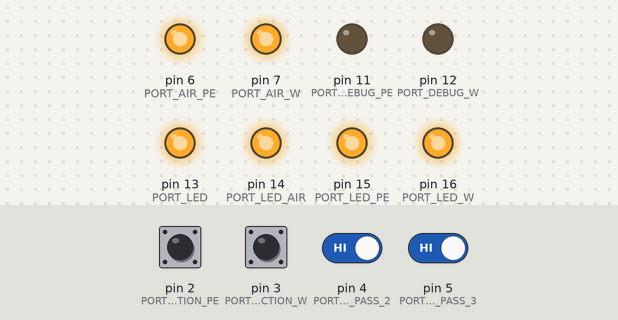
Recording of a sketch running on a simulated Arduino Uno, built with avr-gcc and run on an emulated ATmega328P. Parts: output pins drawn as LEDs (lit = HIGH). Inputs (shaded band) come from the test bench; at power-on: pin 2 (PORT_DETECTION_PE), pin 3 (PORT_DETECTION_W), pin 4 (PORT_SENSOR_PASS_2), pin 5 (PORT_SENSOR_PASS_3) HIGH. What the sketch prints to the serial monitor is not drawn.

Above: at 2.7 s.
2.8 s: pin 2 (PORT_DETECTION_PE) pulled LOW for 0.15 s
At 3.8 s:
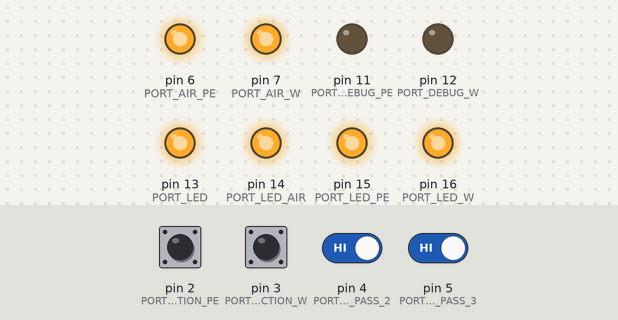
4.4 s: pin 3 (PORT_DETECTION_W) pulled LOW for 0.15 s
At 5.1 s:
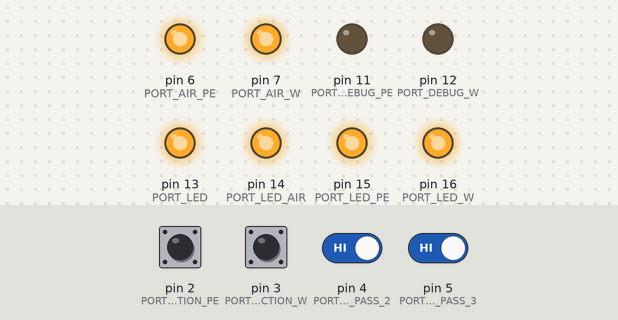
6.0 s: pin 2 (PORT_DETECTION_PE) driven LOW and pin 3 (PORT_DETECTION_W) driven LOW and pin 4 (PORT_SENSOR_PASS_2) driven LOW
At 6.8 s:
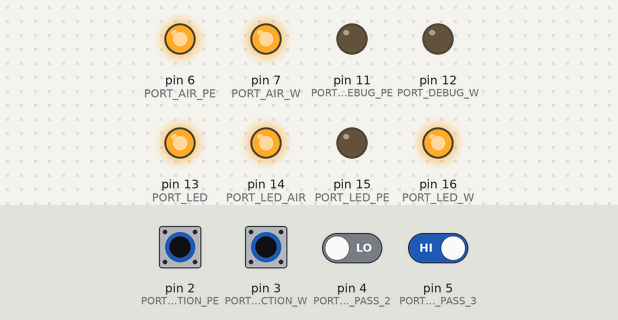
Timing chart, 0 to 9.0 s (numbered marks = the images above; inputs shaded):
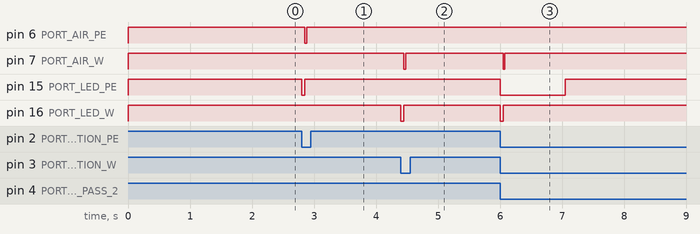

Measured:
- after the input at 2.8 s, pin 6 (PORT_AIR_PE): HIGH → LOW after 0.05 s, → HIGH 0.03 s later; pin 15 (PORT_LED_PE): HIGH → LOW at once, → HIGH 0.05 s later
- after the input at 4.4 s, pin 7 (PORT_AIR_W): HIGH → LOW after 0.05 s, → HIGH 0.03 s later; pin 16 (PORT_LED_W): HIGH → LOW at once, → HIGH 0.05 s later
- after the input at 6.0 s, pin 7 (PORT_AIR_W): HIGH → LOW after 0.05 s, → HIGH 0.03 s later; pin 15 (PORT_LED_PE): HIGH → LOW at once, → HIGH 1.0 s later; pin 16 (PORT_LED_W): HIGH → LOW at once, → HIGH 0.05 s later

The sketch:

CapState.ino
```cpp
/*
 Name:    CAP_Ctrl.ino
 Created: 2020/12/15 15:35:40
 Author:  BPS-Umeda
*/

#include "Def.h"
#include "Init.h"
#include "Timer.h"
#include "Interrupt.h"
#include "SerialCtrl.h"

//*********************************************************************************
//*********************************************************************************
//*********************************************************************************
//*********************************************************************************
//*********************************************************************************
void setup() {
    Serial.begin(115200);
    InitPort();//ポートのイニシャライズ
#ifdef DEBUG_TIME_SEND
    digitalWrite(PORT_LED, LED_ON);
    digitalWrite(PORT_LED_PE, LED_ON);
    digitalWrite(PORT_LED_W, LED_ON);
    digitalWrite(PORT_LED_AIR, LED_ON);
    delay(500);
    digitalWrite(PORT_LED, LED_OFF);
    digitalWrite(PORT_LED_PE, LED_OFF);
    digitalWrite(PORT_LED_W, LED_OFF);
    digitalWrite(PORT_LED_AIR, LED_OFF);
#else //DEBUG_TIME_SEND
    FlashLED(PORT_LED, 3, 50, LED_OFF);
    // FlashLED(PORT_LED_PE, 3, 50, LED_OFF);
    // FlashLED(PORT_LED_W, 3, 50, LED_OFF);
    // FlashLED(PORT_LED_AIR, 3, 50, LED_OFF);

#endif //DEBUG_TIME_SEND

    //割り込み設定
    attachInterrupt(INT_NUM_AREA2, Int_DetIn_PE, FALLING);
    // attachInterrupt(INT_NUM_AREA2, Int_SetPassOnTimePE, FALLING);

    attachInterrupt(INT_NUM_AREA3, Int_DetIn_W, FALLING);
    // attachInterrupt(INT_NUM_AREA3, Int_SetPassOnTimePE, FALLING);

    Serial.println("-----Start-----");

// #ifdef DEBUG_SERIAL_OUT
//     Serial.println("-----PE State 0 Wait detection-----");
//     Serial.println("-----W State 0 Wait detection-----");
// #endif
}

//*********************************************************************************
void loop()
{
    //CtrlSignal(AryInfoPE, FlgPE, AREA_NUM_PE);
    //CtrlSignal(AryInfoW, FlgW, AREA_NUM_W);
    CtrlSignal(AryInfoPE, AryTimeBuf_PE);
    CtrlSignal(AryInfoW, AryTimeBuf_W);
    //Output_Interval_Count();
}
//*********************************************************************************
//*********************************************************************************
//*********************************************************************************
//*********************************************************************************
//*********************************************************************************
//*********************************************************************************
//void CtrlSignal(long *aryInfo, bool& flg, int areaNum)
void CtrlSignal(long *aryInfo, long *aryTimeBuf)
{
    long TimeBuf = 0;

//===========================================================
//===========================================================
    switch(aryInfo[areaState])
    {
        //=======================================================================================
        //0 通常状態
        case enm_Sts0_WaitDetection:
#pragma region 通常状態---------------------------

            break;
#pragma endregion

        //待ち時間　通過より検知が先になった時の対策
        case enm_Sts1_Wait:
            if(CheckElapsedTime(aryTimeBuf[timeWaitStart], TIME_WAIT))
            {
                GetTime(aryTimeBuf[timeWaitPassStart]);
                ChangeState(aryInfo, enm_Sts2_WaitPassOff);
            }
            break;

        //=======================================================================================
        //1 "通過完了割込み待ち"　割込みが来たら "エア命令発信遅延" へ
        //※■※指定時間経っても割込が無い時は通常状態に戻す
        case enm_Sts2_WaitPassOff:
#pragma region 通過完了待ち---------------------------
            if(digitalRead(aryInfo[portNumPass]) == PASS_OFF)
            {
                digitalWrite(aryInfo[portNumLED], LED_OFF);
                digitalWrite(aryInfo[portNumAir], AIR_ON);
                GetTime(aryTimeBuf[timePassEnd]);
                ChangeState(aryInfo, enm_Sts3_AirSignal);
            }
            //一定時間、割込みが無い場合は通常状態へ
            else if(CheckElapsedTime(aryTimeBuf[timeWaitPassStart], TIME_CANCEL) &&
                        aryInfo[areaState] == enm_Sts2_WaitPassOff)
            {
                digitalWrite(aryInfo[portNumLED], LED_OFF);
                ChangeState(aryInfo, enm_Sts0_WaitDetection);
            }
            break;
#pragma endregion


        //=======================================================================================
        //エア命令ON時間
        case enm_Sts3_AirSignal:
#pragma region エア命令信号発信-------------------------------
            // if(CheckCnt(aryInfo[cntBuf], CNT_AIR_SIGNAL) && aryInfo[areaState] == enm_Sts3_AirSignal)
            if(CheckElapsedTime(aryTimeBuf[timePassEnd], TIME_AIR_SIGNAL_ON))
            {
                digitalWrite(aryInfo[portNumAir], AIR_OFF);
                ChangeState(aryInfo, enm_Sts0_WaitDetection);
            }
            break;
#pragma endregion

    }
}


//*********************************************************************************
void ChangeState(long *aryInfo, int stateNum)
{
    aryInfo[areaState] = stateNum;
    //aryInfo[cntBuf] = 0;
}

//*********************************************************************************
bool CheckCnt(long& cnt, long endNum)
{
    if(cnt >= endNum)
        return true;
    else
    {
        cnt++;
        return false;
    }
}

//***************************************************a******************************
void FlashLED(int portNum, int loopNum, int delayTime, bool blEnd)
{
    for (int i = 0; i < loopNum; i++)
    {
        digitalWrite(portNum, LED_ON);
        delay(delayTime/20);
        digitalWrite(portNum, LED_OFF);
        delay(delayTime*10);
    }
    digitalWrite(portNum, blEnd);
}

//*********************************************************************************
void Output_Interval_Count()
{
    if(ReceiveSerial(Serial))
    {
        Serial.println("=====PE=====");
        Serial.print("Under100ms,");
        Serial.println(AryIntervalCount_PE[enmUnder100]);
        Serial.print("101-150ms,");
        Serial.println(AryIntervalCount_PE[enm101_150]);
        Serial.print("151-200ms,");
        Serial.println(AryIntervalCount_PE[enm151_200]);
        Serial.print("201-250ms,");
        Serial.println(AryIntervalCount_PE[enm201_250]);
        Serial.print("251-300ms,");
        Serial.println(AryIntervalCount_PE[enm251_300]);
        Serial.print("301-350ms,");
        Serial.println(AryIntervalCount_PE[enm301_350]);
        Serial.print("351-400ms,");
        Serial.println(AryIntervalCount_PE[enm351_400]);
        Serial.print("401-450ms,");
        Serial.println(AryIntervalCount_PE[enm401_450]);
        Serial.print("451-500ms,");
        Serial.println(AryIntervalCount_PE[enm451_500]);
        Serial.print("Over501ms,");
        Serial.println(AryIntervalCount_PE[enmOver501]);
        Serial.println("");
        Serial.println("=====White=====");
        Serial.print("Under100ms,");
        Serial.println(AryIntervalCount_W[enmUnder100]);
        Serial.print("101-150ms,");
        Serial.println(AryIntervalCount_W[enm101_150]);
        Serial.print("151-200ms,");
        Serial.println(AryIntervalCount_W[enm151_200]);
        Serial.print("201-250ms,");
        Serial.println(AryIntervalCount_W[enm201_250]);
        Serial.print("251-300ms,");
        Serial.println(AryIntervalCount_W[enm251_300]);
        Serial.print("301-350ms,");
        Serial.println(AryIntervalCount_W[enm301_350]);
        Serial.print("351-400ms,");
        Serial.println(AryIntervalCount_W[enm351_400]);
        Serial.print("401-450ms,");
        Serial.println(AryIntervalCount_W[enm401_450]);
        Serial.print("451-500ms,");
        Serial.println(AryIntervalCount_W[enm451_500]);
        Serial.print("Over501ms,");
        Serial.println(AryIntervalCount_W[enmOver501]);

    }
}
```

Def.h
```cpp
//#define DEBUG_TIME_SEND
//#define SERIAL_SEND
//#define DEBUG_SERIAL_OUT
//#define DEBUG_SIGNAL


//論理-----------------------
#define LED_ON 0
#define LED_OFF 1

#define AIR_ON 0
#define AIR_OFF 1

// #define AIR_SIGNAL_ON 1
// #define AIR_SIGNAL_OFF 0

#define PASS_OFF 1

//Port番号-----------------------
#define PORT_SENSOR_PASS_2 4
#define PORT_SENSOR_PASS_3 5

#define PORT_DETECTION_PE 2//割込み
#define PORT_DETECTION_W 3//割込み

#define PORT_AIR_PE 6
#define PORT_AIR_W 7

#define PORT_LED 13
#define PORT_LED_AIR 14
#define PORT_LED_PE 15
#define PORT_LED_W 16

//割込み番号------------------------
#define INT_NUM_AREA2 0
#define INT_NUM_AREA3 1

//時間
#define TIME_WAIT 50
#define TIME_AIR_SIGNAL_ON 30
#define TIME_CANCEL 1000
#define TIME_CANCEL_NEXT_DETECT 250

//カウント閾------------------------
// #define CNT_AIR_SIGNAL 1000
#define CNT_AIR_SIGNAL 5000

#define CNT_FLG_CANCEL 62000
#define CNT_WAIT 5000

//その他-----------------------
#define AREA_NUM_PE 2
#define AREA_NUM_W 3

#define TIME_MAX_VALUE 4294967295
#define TIME_DEVIDE 0

//デバッグ用--------------------------
#define CNT_DEBUG 100000
#define PORT_DEBUG_PE 11
#define PORT_DEBUG_W 12
```

Init.cpp
```cpp
#include "Init.h"

bool FlgPE = false;
bool FlgW = false;
int DebugCntAAA = 0;

long AryInfoPE[7] = {0,
                     PORT_SENSOR_PASS_2,
                     PORT_DETECTION_PE,
                     PORT_AIR_PE,
                     PORT_LED_PE,
                     0,1};

long AryInfoW[7] = {0,
                    PORT_SENSOR_PASS_3,
                    PORT_DETECTION_W,
                    PORT_AIR_W,
                    PORT_LED_W,
                    0,1};

long AryTimeBuf_PE[10] = {0,0,0,0,0,0,0,0,0,0};
long AryTimeBuf_W[10] = {0,0,0,0,0,0,0,0,0,0};

long AryIntervalCount_PE[11] = {0,0,0,0,0,0,0,0,0,0,0};
long AryIntervalCount_W[11] = {0,0,0,0,0,0,0,0,0,0,0};

//*********************************************************************************
void InitPort()
{
    //----------------------------
    pinMode(PORT_DEBUG_PE, OUTPUT);
    pinMode(PORT_DEBUG_W, OUTPUT);
    digitalWrite(PORT_DEBUG_PE, LOW);
    digitalWrite(PORT_DEBUG_W, LOW);
    //----------------------------

    //ポート設定----------------------
    pinMode(PORT_DETECTION_PE, INPUT_PULLUP);
    pinMode(PORT_DETECTION_W, INPUT_PULLUP);

    pinMode(PORT_SENSOR_PASS_2, INPUT_PULLUP);
    pinMode(PORT_SENSOR_PASS_3, INPUT_PULLUP);

    pinMode(PORT_AIR_PE, OUTPUT);
    pinMode(PORT_AIR_W, OUTPUT);

    pinMode(PORT_LED, OUTPUT);
    pinMode(PORT_LED_PE, OUTPUT);
    pinMode(PORT_LED_W, OUTPUT);
    pinMode(PORT_LED_AIR, OUTPUT);

    //ポート状態------------------------
    digitalWrite(PORT_AIR_PE, AIR_OFF);
    digitalWrite(PORT_AIR_W, AIR_OFF);

    digitalWrite(PORT_LED, HIGH);
    digitalWrite(PORT_LED_PE, LED_OFF);
    digitalWrite(PORT_LED_W, LED_OFF);
    digitalWrite(PORT_LED_AIR, LED_OFF);
}
```

Init.h
```cpp
#include <Arduino.h>
#include "Def.h"

extern bool FlgPE;
extern bool FlgW;
extern int DebugCntAAA;

//=============================
extern long AryInfoPE[7];
extern long AryInfoW[7];

enum _EnmAryInfo
{
    areaState = 0,
    portNumPass,
    portNumDetection,
    portNumAir,
    portNumLED,
    flgAirOrderWaitStart,//Air命令waitを開始しているか
    flgDetectFirstTime
};

//=============================
extern long AryTimeBuf_PE[10];
extern long AryTimeBuf_W[10];

enum _TimeBuf
{
    timeWaitStart = 0,
    timeTargetBuf,
    timePassOn,
    timePassEnd,
    timeWaitPassStart,
    timeGetDetect,
    timePassSpeed,
    timePassSpeedMin,
    timePassInterval,
    timePassIntervalMin
    // timeAirSignalEnd,
    // timeAirInterval,
    // timeAirIntervalMin,
    // timeAirIntervalAvr
};

//=============================
extern long AryIntervalCount_PE[11];
extern long AryIntervalCount_W[11];

enum _IntervalCount
{
    enmUnder100 = 0,
    enm101_150,
    enm151_200,
    enm201_250,
    enm251_300,
    enm301_350,
    enm351_400,
    enm401_450,
    enm451_500,
    enmOver501
};

//=============================
enum _StateTransition
{
    enm_Sts0_WaitDetection = 0,
    enm_Sts1_Wait,
    enm_Sts2_WaitPassOff,
    enm_Sts3_AirSignal
};


void InitPort();
```

Interrupt.cpp
```cpp
#include "Def.h"
#include "Interrupt.h"
#include "Init.h"
#include "Timer.h"


//*********************************************************************************
//*********************************************************************************
// void SetTimeIntervalBuf(long *aryInfo, long *aryTimeBuf)
// {
//     //////long Time_Buf = aryTimeBuf[timePassInterval];

//     //前回のON時間から通過間隔をセット
//     aryTimeBuf[timePassInterval] = TimeElapsed(aryTimeBuf[timePassOn]);
//     //現在時間をON時間に格納
//     GetTime(aryTimeBuf[timePassOn]);

//     //通過間隔の最小値をセット
//     if(aryInfo[flgDetectFirstTime] >= 1 || aryTimeBuf[timePassIntervalMin] > aryTimeBuf[timePassInterval])
//         aryTimeBuf[timePassIntervalMin] = aryTimeBuf[timePassInterval];
// }

//*********************************************************************************
void IntervalCount(long *aryIntervalCount, long interval_time)
{
    if(100 >= interval_time)
        aryIntervalCount[enmUnder100]++;
    if(100 < interval_time && 150 >= interval_time)
        aryIntervalCount[enm101_150]++;
    if(150 < interval_time && 200 >= interval_time)
        aryIntervalCount[enm151_200]++;
    if(200 < interval_time && 250 >= interval_time)
        aryIntervalCount[enm201_250]++;
    if(250 < interval_time && 300 >= interval_time)
        aryIntervalCount[enm251_300]++;
    if(300 < interval_time && 350 >= interval_time)
        aryIntervalCount[enm301_350]++;
    if(350 < interval_time && 400 >= interval_time)
        aryIntervalCount[enm351_400]++;
    if(400 < interval_time && 450 >= interval_time)
        aryIntervalCount[enm401_450]++;
    if(450 < interval_time && 500 >= interval_time)
        aryIntervalCount[enm451_500]++;
    if(500 < interval_time)
        aryIntervalCount[enmOver501]++;
}


//*********************************************************************************
void Int_DetIn_PE()
{
    OrderAir(AryInfoPE, AryTimeBuf_PE);
}

//*********************************************************************************
void Int_DetIn_W()
{
    OrderAir(AryInfoW, AryTimeBuf_W);
}

//*********************************************************************************
void OrderAir(long *aryInfo, long *aryTimeBuf)
{
    if(aryTimeBuf[flgDetectFirstTime] == 1)
        aryTimeBuf[flgDetectFirstTime] = 0;
    else if(!CheckElapsedTime(aryTimeBuf[timeGetDetect], TIME_CANCEL_NEXT_DETECT)) return;

    // if(aryInfo[areaState] == enm_Sts0_WaitDetection)
    // {
    aryInfo[areaState] = enm_Sts1_Wait;
    digitalWrite(aryInfo[portNumLED], LED_ON);
    GetTime(aryTimeBuf[timeWaitStart]);
    GetTime(aryTimeBuf[timeGetDetect]);
    // }

}
```

Interrupt.h
```cpp
void Int_SetPassOnTimePE();
void Int_SetPassOnTimeW();
void SetTimeIntervalBuf(long *aryInfo, long *aryTimeBuf);

void Int_DetIn_PE();
void Int_DetIn_W();


// void Int_PassOff_PE();
// void Int_PassOff_W();
void OrderAir(long *aryInfo, long *aryTimeBuf);
```

SerialCtrl.cpp
```cpp
#include <Arduino.h>
#include "SerialCtrl.h"

//*********************************************************************************
void SendSerial(HardwareSerial serialA, String strMessage, bool blLn)
{
    if(blLn)
        serialA.println(strMessage);
    else
        serialA.print(strMessage);
}

//*********************************************************************************
bool ReceiveSerial(HardwareSerial& serialA)
{
    char charBuf;
    while(serialA.available() > 0)
    {
        charBuf = serialA.read();
        if(charBuf == 0x0d || charBuf == 0x0a) return true;
    }

    return false;
}
```

SerialCtrl.h
```cpp
void SendSerial(HardwareSerial serialA, String strMessage, bool blLn);
bool ReceiveSerial(HardwareSerial& serialA);
```

Timer.cpp
```cpp
#include "Timer.h"
#include "Def.h"

//*********************************************************************************
void GetTime(long& valTime)
{
    valTime = millis();
}

//*********************************************************************************
// // long TimeElapsed(long startTime)
// // {
// //     long resultTime = 0;
// //     long nowTime = millis();

// //     //millilの値がリセットされたときの対処
// //     if(nowTime < startTime)
// //         resultTime = nowTime + (TIME_MAX_VALUE - startTime);
// //     else
// //         resultTime = nowTime - startTime;

// //     return resultTime;
// // }

//*********************************************************************************
bool CheckElapsedTime(long startTime, long targetTime)
{
    long nowTime = millis();
    // long resultTime;

    if(startTime > nowTime)
    {
        //resultTime = nowTime + (TIME_MAX_VALUE - startTime);
        if((nowTime + (TIME_MAX_VALUE - startTime)) >= targetTime) return true;
    }
    else
        if(nowTime - startTime >= targetTime) return true;
        // resultTime = nowTime - startTime;


    else
        return false;
}
```

Timer.h
```cpp
#include <Arduino.h>

long TimeElapsed(long start_time);
void GetTime(long& valTime);
bool CheckElapsedTime(long startTime, long targetTime);
```
